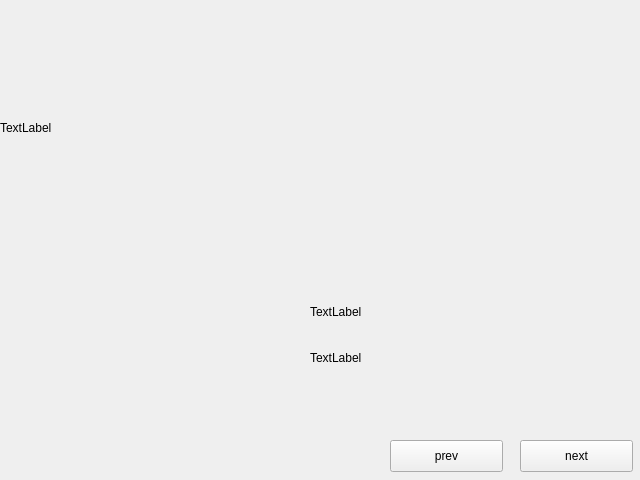
<?xml version="1.0" encoding="UTF-8"?>
<ui version="4.0">
 <class>Form</class>
 <widget class="QWidget" name="Form">
  <property name="geometry">
   <rect>
    <x>0</x>
    <y>0</y>
    <width>640</width>
    <height>480</height>
   </rect>
  </property>
  <property name="windowTitle">
   <string>Form</string>
  </property>
  <widget class="QPushButton" name="prevButton">
   <property name="geometry">
    <rect>
     <x>390</x>
     <y>440</y>
     <width>113</width>
     <height>32</height>
    </rect>
   </property>
   <property name="text">
    <string>prev</string>
   </property>
  </widget>
  <widget class="QPushButton" name="nextButton">
   <property name="geometry">
    <rect>
     <x>520</x>
     <y>440</y>
     <width>113</width>
     <height>32</height>
    </rect>
   </property>
   <property name="text">
    <string>next</string>
   </property>
  </widget>
  <widget class="QLabel" name="imgCell">
   <property name="geometry">
    <rect>
     <x>0</x>
     <y>0</y>
     <width>256</width>
     <height>256</height>
    </rect>
   </property>
   <property name="text">
    <string>TextLabel</string>
   </property>
   <property name="scaledContents">
    <bool>false</bool>
   </property>
  </widget>
  <widget class="MplWidget" name="mplEduHist" native="true">
   <property name="geometry">
    <rect>
     <x>0</x>
     <y>290</y>
     <width>290</width>
     <height>190</height>
    </rect>
   </property>
  </widget>
  <widget class="QLabel" name="lblId">
   <property name="geometry">
    <rect>
     <x>310</x>
     <y>350</y>
     <width>59</width>
     <height>16</height>
    </rect>
   </property>
   <property name="text">
    <string>TextLabel</string>
   </property>
  </widget>
  <widget class="QLabel" name="imgEdu">
   <property name="geometry">
    <rect>
     <x>310</x>
     <y>280</y>
     <width>64</width>
     <height>64</height>
    </rect>
   </property>
   <property name="text">
    <string>TextLabel</string>
   </property>
   <property name="scaledContents">
    <bool>false</bool>
   </property>
  </widget>
 </widget>
 <customwidgets>
  <customwidget>
   <class>MplWidget</class>
   <extends>QWidget</extends>
   <header>gui_mplwidget</header>
   <container>1</container>
  </customwidget>
 </customwidgets>
 <resources/>
 <connections/>
</ui>
